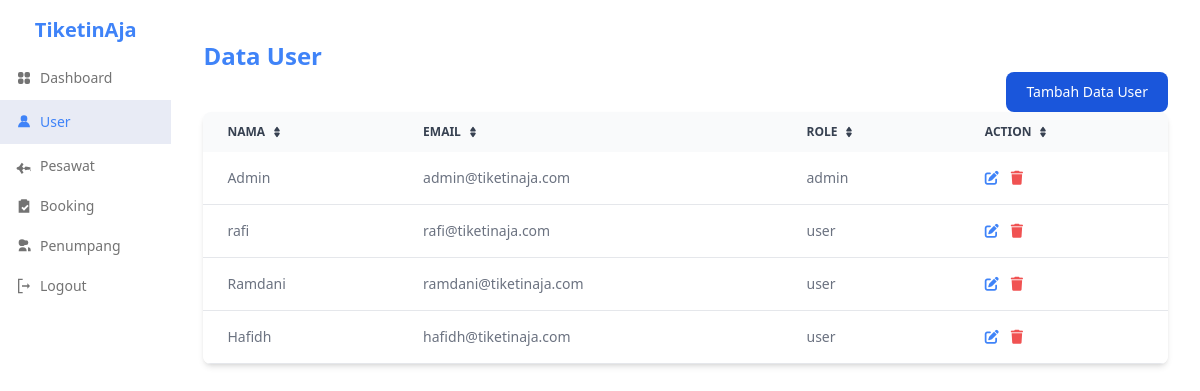
Screenshot of /src/views/admin/user/dashboard.php (signed in) with the database file from the repository.
### tables this page shows
CREATE TABLE `user` (
  `id` int(11) NOT NULL,
  `name` varchar(100) NOT NULL,
  `email` varchar(100) NOT NULL,
  `password` varchar(255) NOT NULL,
  `role` enum('admin','user') NOT NULL DEFAULT 'user'
);

### src/views/admin/user/dashboard.php (the view, shortened to what this page needs)
<?php
include "../../../config/koneksi.php";
$query = "SELECT * FROM user";
$result = mysqli_query($conn, $query);
$count = mysqli_num_rows($result);
?>
<!DOCTYPE html>
<html lang="en">
<head>
  <link href="../../../assets/css/output.css" rel="stylesheet">
  <link rel="stylesheet" href="https://cdnjs.cloudflare.com/ajax/libs/font-awesome/6.4.2/css/all.min.css">
</head>
<body>
  <div class="flex w-full ">
    <div class="flex flex-col border-neutral-100 dark:border-neutral-800 w-1/6 ">
      <div class="flex flex-col px-4 py-4 gap-2 text-center">
        <p class="font-bold text-xl text-blue-500">TiketinAja</p>
      </div>
      <div class="menu-wrapper">
        <ul class="space-y-1">
          <li>
            <a href="../dashboard.php" class="flex items-center gap-2 px-4 py-2 text-sm font-medium text-neutral-500 hover:bg-neutral-100 hover:text-neutral-700 dark:hover:bg-neutral-900 dark:hover:text-neutral-300">
              Dashboard
            </a>
          </li>
          <li>
            <a href="./dashboard.php" class="flex items-center gap-2 bg-blue-800/10 px-4 py-3 text-sm font-medium text-blue-500">
              <svg xmlns="http://www.w3.org/2000/svg" viewBox="0 0 24 24" fill="currentColor" class="size-4">
                <path fill-rule="evenodd" d="M12 2a5 5 0 1 1 0 10A5 5 0 0 1 12 2ZM3 20a8.97 8.97 0 0 1 9-9 8.97 8.97 0 0 1 9 9H3Z" clip-rule="evenodd" />
              </svg>
              User
            </a>
          </li>
          <li>
            <a href="../pesawat/dashboard.php" class="flex items-center gap-2 px-4 py-2 text-sm font-medium text-neutral-500 hover:bg-neutral-100 hover:text-neutral-700 dark:hover:bg-neutral-900 dark:hover:text-neutral-300">
              <svg xmlns="http://www.w3.org/2000/svg" viewBox="0 0 24 24" fill="currentColor" class="size-4">
                <path d="M21.6 13.8c-1.3 0-4.1-.3-7.2-1l-5.3 5.5 2.2 3.5-2.6 2.2-4-5.9-2.9-1c-.6-.3-1-1-1-1.6s.4-1.3 1-1.6l2.9-1 4-5.9 2.6 2.2-2.2 3.5 5.3 5.5c3.1-.7 5.9-1 7.2-1 .5 0 .8.3.8.8v.8c-.1.6-.4.9-.9.9z" />
              </svg>
              Pesawat
            </a>
          </li>
          <li>
            <a href="../booking/dashboard.php" class="flex items-center gap-2 px-4 py-2 text-sm font-medium text-neutral-500 hover:bg-neutral-100 hover:text-neutral-700 dark:hover:bg-neutral-900 dark:hover:text-neutral-300">
              <svg xmlns="http://www.w3.org/2000/svg" viewBox="0 0 24 24" fill="currentColor" class="size-4">
                <path d="M9 2h6a2 2 0 0 1 2 2h3v18H4V4h3a2 2 0 0 1 2-2Zm1 11-2 2 4 4 7-7-2-2-5 5-2-2Z" />
              </svg>
              Booking
            </a>
          </li>
          <li>
            <a href="../penumpang/dashboard.php" class="flex items-center gap-2 px-4 py-2 text-sm font-medium text-neutral-500 hover:bg-neutral-100 hover:text-neutral-700 dark:hover:bg-neutral-900 dark:hover:text-neutral-300">
              <svg xmlns="http://www.w3.org/2000/svg" viewBox="0 0 24 24" fill="currentColor" class="size-4">
                <path d="M9 2a5 5 0 1 1 0 10A5 5 0 0 1 9 2ZM15 3.5a3.5 3.5 0 1 1 0 7 3.5 3.5 0 0 1 0-7ZM4 20a6 6 0 1 1 12 0H4Zm14-6a4 4 0 0 1 4 4v2h-4v-6Z" />
              </svg>
              Penumpang
            </a>
          </li>
          <li>
            <a href="../logout.php" class="flex items-center gap-2 px-4 py-2 text-sm font-medium text-neutral-500 hover:bg-neutral-100 hover:text-neutral-700 dark:hover:bg-neutral-900 dark:hover:text-neutral-300">
              <svg xmlns="http://www.w3.org/2000/svg" viewBox="0 0 24 24" fill="currentColor" class="size-4">
                <path d="M10 3H5v18h5v2H3V1h7v2Zm11 9-4-4v3H9v2h8v3l4-4Z" />
              </svg>
              Logout
            </a>
          </li>
        </ul>
      </div>
    </div>
    <div class="flex flex-col w-full">
      <div class="flex flex-col py-10 px-8">
        <p class="font-bold text-2xl text-blue-500">Data User</p>
        <div class="flex justify-end">
          <button data-modal-target="create-modal" data-modal-toggle="create-modal" class="text-white bg-blue-700 hover:bg-blue-800 focus:ring-4 focus:outline-none focus:ring-blue-300 font-medium rounded-lg text-sm px-5 py-2.5 text-center dark:bg-blue-600 dark:hover:bg-blue-700 dark:focus:ring-blue-800" type="button">
            Tambah Data User
          </button>
        </div>
        <div class="relative overflow-x-auto shadow-md sm:rounded-lg">
          <table class="w-full text-sm text-left rtl:text-right text-gray-500 dark:text-gray-400">
            <thead class="text-xs text-gray-700 uppercase bg-gray-50 dark:bg-gray-700 dark:text-gray-400">
              <tr>
                <th scope="col" class="px-6 py-3">
                  <div class="flex items-center">
                    Nama
                    <a href="#"></a>
                  </div>
                </th>
                <th scope="col" class="px-6 py-3">
                  <div class="flex items-center">
                    Email
                    <a href="#"></a>
                  </div>
                </th>
                <th scope="col" class="px-6 py-3">
                  <div class="flex items-center">
                    Role
                    <a href="#"></a>
                  </div>
                </th>
                <th scope="col" class="px-6 py-3">
                  <div class="flex items-center">
                    Action
                    <a href="#"></a>
                  </div>
                </th>
              </tr>
            </thead>
            <tbody>
              <?php
              if ($count > 0) {
                while ($data = mysqli_fetch_assoc($result)) { ?>
                  <tr class="bg-white border-b dark:bg-gray-800 dark:border-gray-700">
                    <td class='px-6 py-4'><?php echo $data['name']; ?></td>
                    <td class='px-6 py-4'><?php echo $data['email']; ?></td>
                    <td class='px-6 py-4'><?php echo $data['role']; ?></td>
                    <td class='px-6 py-4 flex gap-3 w-full'>
                      <a href="edit.php?id=<?php echo $data['id']; ?>" class="text-blue-500"><i class="fas fa-edit"></i></a>
                      <a href='delete.php?id=<?php echo $data['id']; ?>' onclick='return confirm("Yakin ingin menghapus?")' class="text-red-500"><i class="fas fa-trash"></i></a>
                    </td>
                  </tr>
              <?php  }
              } else {
                echo "<tr>
                                    <td colspan='9' align='center' height='20'>
                                      <div> Belum ada data Mahasiswa </div>
                                    </td>
                                </tr>";
              }
              ?>
            </tbody>
          </table>
        </div>
      </div>
    </div>
  </div>
</body>
</html>

### rows the page displays
user: name "Admin", email "admin@tiketinaja.com", role "admin"
user: name "rafi", email "rafi@tiketinaja.com", role "user"
user: name "Ramdani", email "ramdani@tiketinaja.com", role "user"
user: name "Hafidh", email "hafidh@tiketinaja.com", role "user"
